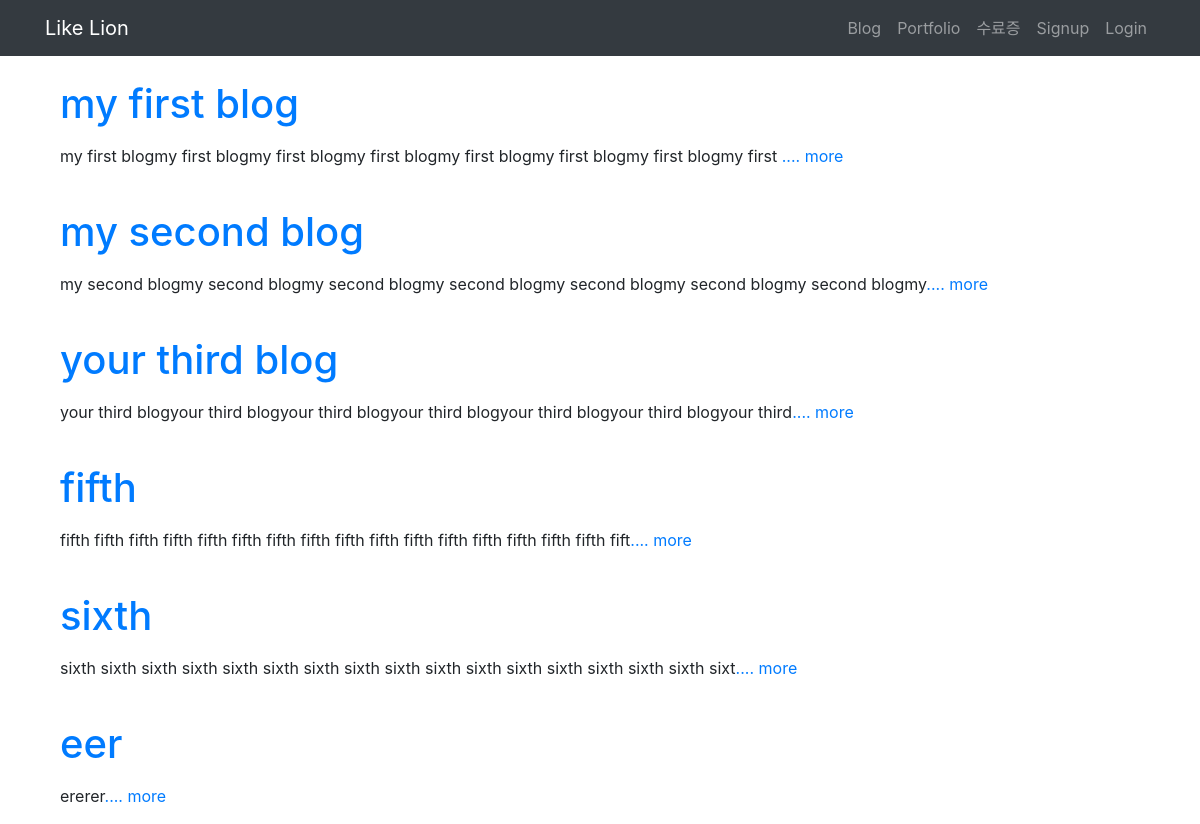
The page / on the database its author committed.
### blog/models.py (models this page shows, shortened)
class Blog(models.Model):
    title = models.CharField(max_length=200)
    pub_date = models.DateTimeField('published date')
    body = models.TextField('body')
    def summary(self):
        return self.body[:100]

### blog/views.py (the view)
# urls.py: 2. Add a URL to urlpatterns:  path('', views.home, name='home')
def home(request):
    blogs = Blog.objects
    return render(request, 'home.html', {'blogs':blogs})

### blog/templates/home.html (shortened to what this page needs)
{% extends 'base.html' %}
{% block content %}
{% for blog in blogs.all %}
<br>
<div class="container">
    <a href="{% url 'detail' blog.id %}">
        <h1>{{ blog.title }}</h1>
    </a>
    <p>{{ blog.summary }}<a href="{% url 'detail' blog.id %}">.... more</a> </p>
</div>
{% endfor %}
{% endblock %}

### secondproject/templates/base.html (shortened to what this page needs)
<!DOCTYPE html>
<html lang="en">
<head>
    <link rel="stylesheet" href="https://stackpath.bootstrapcdn.com/bootstrap/4.1.3/css/bootstrap.min.css"
>
</head>
<body>
    <nav class="navbar navbar-expand-lg navbar-dark bg-dark">
        <div class="container">
            <a class="navbar-brand" href="">Like Lion</a>
            <div class="collapse navbar-collapse" id="navbarNavAltMarkup">
                <ul class="navbar-nav ml-auto">
                    <li class="nav-item">
                        <a class="nav-item nav-link" href="">Blog</span></a>
                    </li>
                    <li class="nav-item">
                        <a class="nav-item nav-link" href="{% url 'portfolio' %}">Portfolio</a>
                    </li>
                    <li class="nav-item">
                        <a class="nav-item nav-link" href="">수료증</a>
                    </li>
                    {% if user.is_authenticated %}
                    <li class="nav-item dropdown">
                        <a class="nav-link dropdown-toggle" id="navbarDropdown" role="button" data-toggle="dropdown"
                            aria-haspopup="true" aria-expanded="false">환영합니다. {{ user.username }} 님!</a>
                        <div class="dropdown-menu" aria-labelledby="navbarDropdown">
                            <a class="dropdown-item" href="{% url 'new' %}">글쓰기</a>
                            <a class="dropdown-item"
                                href="javascript:{document.getElementById('logout').submit()}">Logout</a>
                            <form id="logout" method="POST" action="{% url 'logout' %}">
                                {% csrf_token %} <input type="hidden" />
                            </form>
                        </div>
                    </li>
                    {% else %}
                    <li class="nav-item">
                        <a class="nav-item nav-link" href="{% url 'signup' %}">Signup</a>
                    </li>
                    <li class="nav-item">
                        <a class="nav-item nav-link" href="{% url 'login' %}">Login</a>
                    </li>
                    {% endif %}
                </ul>
            </div>
        </div>
    </nav>
    <div class="container">
        {% block content%}
        {% endblock %}
    </div>
</body>
</html>

### rows shown on the page
Blog: title "my first blog", summary "my first blogmy first blogmy first blogmy first blogmy first blogmy first blogmy first blogmy first"
Blog: title "my second blog", summary "my second blogmy second blogmy second blogmy second blogmy second blogmy second blogmy second blogmy"
Blog: title "your third blog", summary "your third blogyour third blogyour third blogyour third blogyour third blogyour third blogyour third"
Blog: title "fifth", summary "fifth fifth fifth fifth fifth fifth fifth fifth fifth fifth fifth fifth fifth fifth fifth fifth fift"
Blog: title "sixth", summary "sixth sixth sixth sixth sixth sixth sixth sixth sixth sixth sixth sixth sixth sixth sixth sixth sixt"
Blog: title "eer", summary "ererer"
